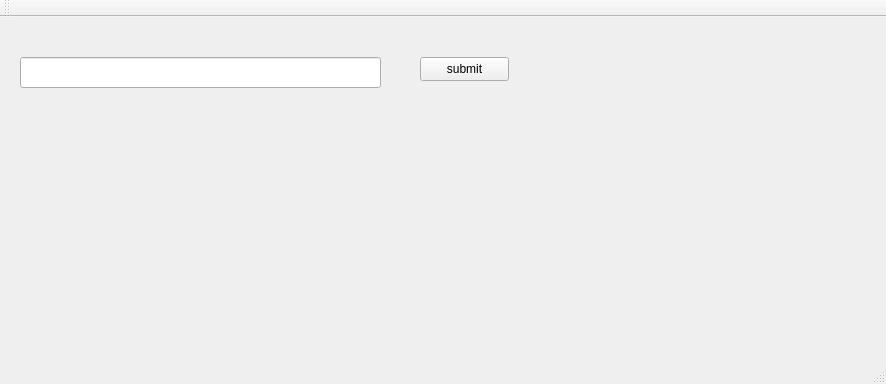
<?xml version="1.0" encoding="UTF-8"?>
<ui version="4.0">
 <class>MainWindow</class>
 <widget class="QMainWindow" name="MainWindow">
  <property name="geometry">
   <rect>
    <x>0</x>
    <y>0</y>
    <width>886</width>
    <height>384</height>
   </rect>
  </property>
  <property name="windowTitle">
   <string>MainWindow</string>
  </property>
  <widget class="QWidget" name="centralWidget">
   <widget class="QLineEdit" name="lineEdit">
    <property name="geometry">
     <rect>
      <x>20</x>
      <y>40</y>
      <width>361</width>
      <height>31</height>
     </rect>
    </property>
   </widget>
   <widget class="QPushButton" name="submitButton">
    <property name="geometry">
     <rect>
      <x>420</x>
      <y>40</y>
      <width>89</width>
      <height>24</height>
     </rect>
    </property>
    <property name="text">
     <string>submit</string>
    </property>
   </widget>
   <widget class="QLabel" name="label">
    <property name="geometry">
     <rect>
      <x>20</x>
      <y>90</y>
      <width>1101</width>
      <height>501</height>
     </rect>
    </property>
    <property name="text">
     <string/>
    </property>
   </widget>
  </widget>
  <widget class="QMenuBar" name="menuBar">
   <property name="geometry">
    <rect>
     <x>0</x>
     <y>0</y>
     <width>886</width>
     <height>25</height>
    </rect>
   </property>
  </widget>
  <widget class="QToolBar" name="mainToolBar">
   <attribute name="toolBarArea">
    <enum>TopToolBarArea</enum>
   </attribute>
   <attribute name="toolBarBreak">
    <bool>false</bool>
   </attribute>
  </widget>
  <widget class="QStatusBar" name="statusBar"/>
 </widget>
 <layoutdefault spacing="6" margin="11"/>
 <resources/>
 <connections/>
</ui>
